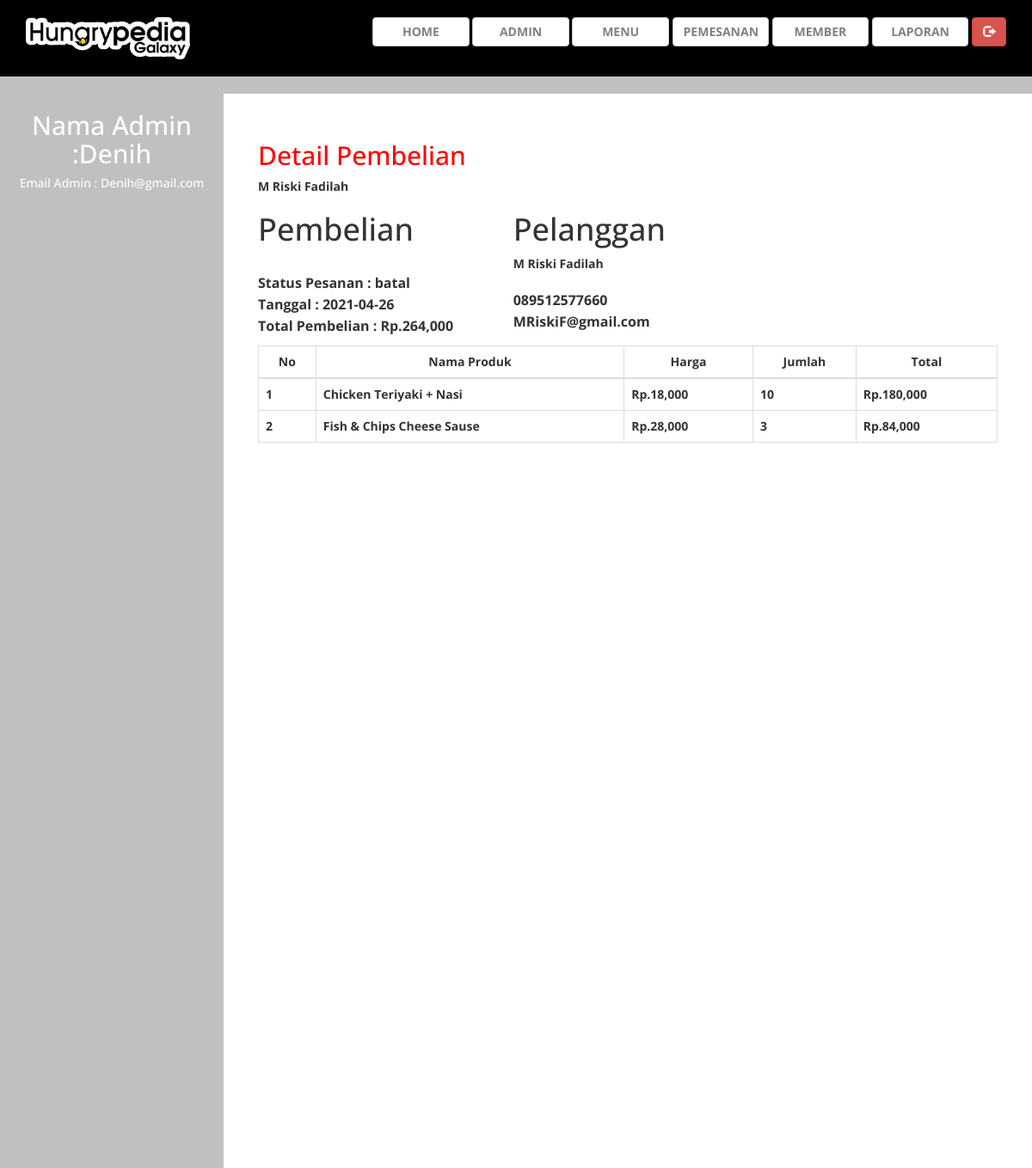
The page /admin/index.php?halaman=detail&id=79 (signed in) on the database its author committed.
### tables this page shows
CREATE TABLE `pemesanan` (
  `Id_Pemesanan` int(11) NOT NULL,
  `Id_Member` varchar(11) NOT NULL,
  `Tanggal_Pemesanan` date NOT NULL,
  `Total_Pemesanan` int(20) NOT NULL,
  `Status_Pemesanan` varchar(100) NOT NULL
);

CREATE TABLE `member` (
  `Id_Member` varchar(11) NOT NULL,
  `Email_Member` varchar(100) NOT NULL,
  `Password_Member` varchar(100) NOT NULL,
  `Nama_Member` varchar(100) NOT NULL,
  `Telepon_Member` varchar(25) NOT NULL,
  `Alamat_Member` text NOT NULL
);

CREATE TABLE `detail_transaksi` (
  `Id_DetailTransaksi` int(11) NOT NULL,
  `Id_Pemesanan` int(11) NOT NULL,
  `Id_Member` varchar(11) NOT NULL,
  `Id_Menu` varchar(11) NOT NULL,
  `Nama_Menu` varchar(100) NOT NULL,
  `Jumlah` int(11) NOT NULL,
  `Harga_Menu` int(11) NOT NULL,
  `Total` int(20) NOT NULL
);

CREATE TABLE `menu` (
  `Id_Menu` varchar(11) NOT NULL,
  `Nama_Menu` varchar(100) NOT NULL,
  `Harga_Menu` int(11) NOT NULL,
  `Foto_Menu` varchar(100) NOT NULL,
  `Stok_Menu` int(5) NOT NULL,
  `Deskripsi_Menu` text NOT NULL
);

### admin/detail.php (the view)
<h2>Detail Pembelian</h2>
<?php
$ambil = $koneksi->query("SELECT * FROM Pemesanan JOIN Member
	ON Pemesanan.Id_Member=Member.Id_Member
	WHERE Pemesanan.Id_Pemesanan='$_GET[id]'");
$detail = $ambil->fetch_assoc();
?>
<strong> <?php echo $detail['Nama_Member']; ?> </strong><br>
<div class="row">
	<div class="col-md-4">
		<h1>Pembelian</h1>
		<p>
			Status Pesanan : <?php echo $detail['Status_Pemesanan']; ?><br>
			Tanggal : <?php echo $detail['Tanggal_Pemesanan']; ?><br>
			Total Pembelian : Rp.<?php echo number_format($detail['Total_Pemesanan']); ?>
		</p>
	</div>
	<div class="col-md-4">
		<h1>Pelanggan</h1>
		<strong><?php echo $detail['Nama_Member']; ?></strong><br>
		<p>
			<?php echo $detail['Telepon_Member']; ?><br>
			<?php echo $detail['Email_Member']; ?>
		</p>
	</div>
</div>
<table class="table table-bordered">
	<thead>
		<tr>
			<th style="text-align:center"> No </th>
			<th style="text-align:center"> Nama Produk </th>
			<th style="text-align:center"> Harga </th>
			<th style="text-align:center"> Jumlah </th>
			<th style="text-align:center"> Total </th>
		</tr>
	</thead>
	<tbody>
		<?php $nomor=1; ?>
		<?php $ambil=$koneksi->query("SELECT*FROM Detail_Transaksi JOIN Menu ON Detail_Transaksi.Id_Menu=Menu.Id_Menu
		WHERE Detail_Transaksi.Id_Pemesanan='$_GET[id]'"); ?>
		<?php while($pecah = $ambil->fetch_assoc()){ ?>
		<tr>
			<td><?php echo $nomor; ?></td>
			<td><?php echo $pecah['Nama_Menu']; ?></td>
			<td>Rp.<?php echo number_format($pecah['Harga_Menu']); ?></td>
			<td><?php echo $pecah['Jumlah']; ?></td>
			<td>
				Rp.<?php echo number_format($pecah['Harga_Menu']*$pecah['Jumlah']); ?>
			</td>
		</tr>
		<?php $nomor++; ?>
		<?php } ?>
	</tbody>
</table>

### admin/assets/css/custom.css (style rules this page uses)
body { font-family: 'Open Sans', sans-serif; }
h2 { color: #f00; }
p { font-size:16px; line-height:25px; padding-top:20px; }

### rows shown on the page
pemesanan: Id_Member.Nama_Member "M Riski Fadilah", Status_Pemesanan "batal", Tanggal_Pemesanan "2021-04-26", Total_Pemesanan "264,000", Id_Member.Telepon_Member "089512577660", Id_Member.Email_Member "MRiskiF@gmail.com"
detail_transaksi: Id_Menu.Nama_Menu "Chicken Teriyaki + Nasi", Id_Menu.Harga_Menu "18,000", Jumlah "10", $pecah['Harga_Menu']*$pecah['Jumlah'] "180,000"
detail_transaksi: Id_Menu.Nama_Menu "Fish & Chips Cheese Sause", Id_Menu.Harga_Menu "28,000", Jumlah "3", $pecah['Harga_Menu']*$pecah['Jumlah'] "84,000"

### other values the page prints
$_SESSION["admin"]["Nama_Admin"] "Denih"
$_SESSION["admin"]["Email_Admin"] "Denih@gmail.com"
